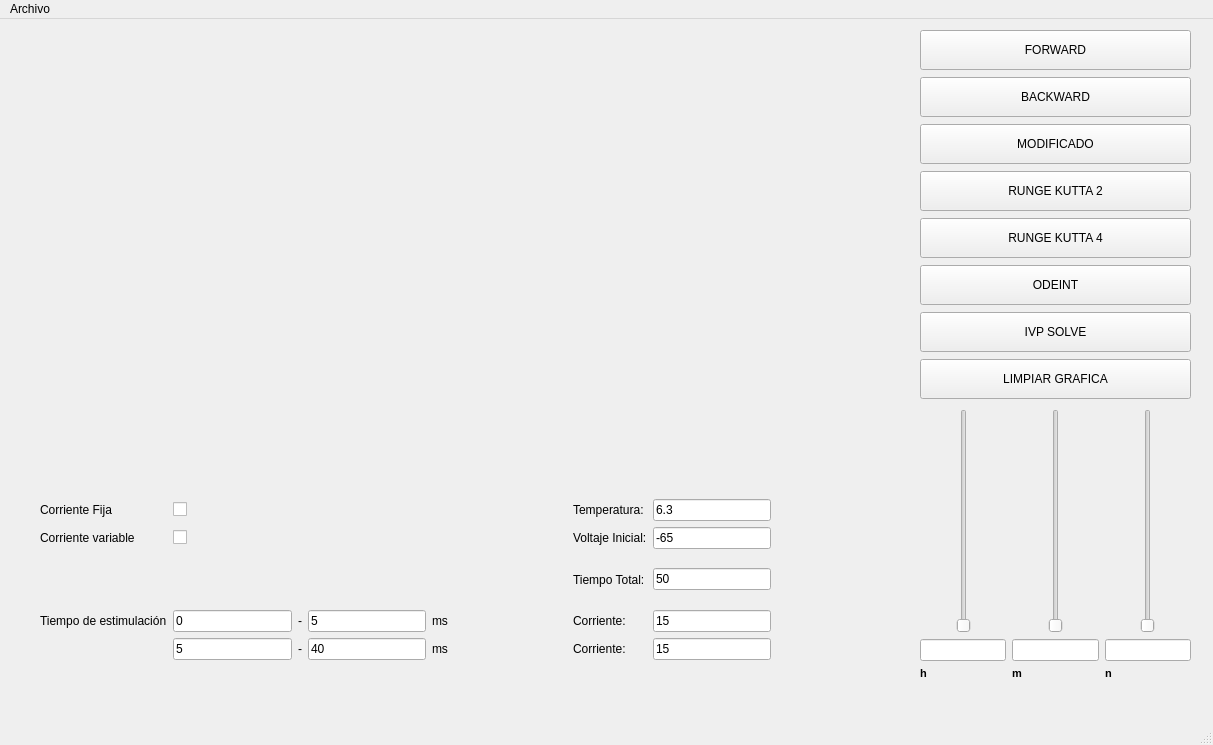
<?xml version="1.0" encoding="UTF-8"?>
<ui version="4.0">
 <class>MainWindow</class>
 <widget class="QMainWindow" name="MainWindow">
  <property name="geometry">
   <rect>
    <x>0</x>
    <y>0</y>
    <width>1213</width>
    <height>745</height>
   </rect>
  </property>
  <property name="windowTitle">
   <string>MainWindow</string>
  </property>
  <widget class="QWidget" name="centralwidget">
   <widget class="QWidget" name="layoutWidget">
    <property name="geometry">
     <rect>
      <x>920</x>
      <y>10</y>
      <width>271</width>
      <height>371</height>
     </rect>
    </property>
    <layout class="QVBoxLayout" name="verticalLayout">
     <item>
      <widget class="QPushButton" name="BotonFOR">
       <property name="minimumSize">
        <size>
         <width>40</width>
         <height>40</height>
        </size>
       </property>
       <property name="cursor">
        <cursorShape>PointingHandCursor</cursorShape>
       </property>
       <property name="text">
        <string>FORWARD</string>
       </property>
      </widget>
     </item>
     <item>
      <widget class="QPushButton" name="BotonBAC">
       <property name="minimumSize">
        <size>
         <width>40</width>
         <height>40</height>
        </size>
       </property>
       <property name="font">
        <font>
         <underline>false</underline>
         <strikeout>false</strikeout>
        </font>
       </property>
       <property name="cursor">
        <cursorShape>PointingHandCursor</cursorShape>
       </property>
       <property name="layoutDirection">
        <enum>Qt::LeftToRight</enum>
       </property>
       <property name="text">
        <string>BACKWARD</string>
       </property>
       <property name="iconSize">
        <size>
         <width>40</width>
         <height>40</height>
        </size>
       </property>
      </widget>
     </item>
     <item>
      <widget class="QPushButton" name="BotonMOD">
       <property name="minimumSize">
        <size>
         <width>40</width>
         <height>40</height>
        </size>
       </property>
       <property name="cursor">
        <cursorShape>PointingHandCursor</cursorShape>
       </property>
       <property name="text">
        <string>MODIFICADO</string>
       </property>
      </widget>
     </item>
     <item>
      <widget class="QPushButton" name="BotonRK2">
       <property name="minimumSize">
        <size>
         <width>40</width>
         <height>40</height>
        </size>
       </property>
       <property name="cursor">
        <cursorShape>PointingHandCursor</cursorShape>
       </property>
       <property name="text">
        <string>RUNGE KUTTA 2</string>
       </property>
      </widget>
     </item>
     <item>
      <widget class="QPushButton" name="BotonRK4">
       <property name="minimumSize">
        <size>
         <width>40</width>
         <height>40</height>
        </size>
       </property>
       <property name="cursor">
        <cursorShape>PointingHandCursor</cursorShape>
       </property>
       <property name="text">
        <string>RUNGE KUTTA 4</string>
       </property>
      </widget>
     </item>
     <item>
      <widget class="QPushButton" name="BotonODE">
       <property name="minimumSize">
        <size>
         <width>40</width>
         <height>40</height>
        </size>
       </property>
       <property name="cursor">
        <cursorShape>PointingHandCursor</cursorShape>
       </property>
       <property name="text">
        <string>ODEINT</string>
       </property>
      </widget>
     </item>
     <item>
      <widget class="QPushButton" name="BotonIVP">
       <property name="minimumSize">
        <size>
         <width>40</width>
         <height>40</height>
        </size>
       </property>
       <property name="cursor">
        <cursorShape>PointingHandCursor</cursorShape>
       </property>
       <property name="text">
        <string>IVP SOLVE</string>
       </property>
      </widget>
     </item>
     <item>
      <widget class="QPushButton" name="BotonLIM">
       <property name="minimumSize">
        <size>
         <width>40</width>
         <height>40</height>
        </size>
       </property>
       <property name="cursor">
        <cursorShape>PointingHandCursor</cursorShape>
       </property>
       <property name="text">
        <string>LIMPIAR GRAFICA</string>
       </property>
      </widget>
     </item>
    </layout>
   </widget>
   <widget class="QWidget" name="layoutWidget">
    <property name="geometry">
     <rect>
      <x>10</x>
      <y>10</y>
      <width>891</width>
      <height>461</height>
     </rect>
    </property>
    <layout class="QGridLayout" name="graf">
     <item row="0" column="0">
      <widget class="grafica" name="grafica" native="true">
       <property name="minimumSize">
        <size>
         <width>0</width>
         <height>0</height>
        </size>
       </property>
       <property name="font">
        <font>
         <weight>75</weight>
         <bold>true</bold>
        </font>
       </property>
      </widget>
     </item>
    </layout>
   </widget>
   <widget class="QWidget" name="layoutWidget">
    <property name="geometry">
     <rect>
      <x>920</x>
      <y>390</y>
      <width>271</width>
      <height>271</height>
     </rect>
    </property>
    <layout class="QGridLayout" name="gridLayout_2">
     <item row="0" column="0">
      <layout class="QHBoxLayout" name="slacers">
       <item>
        <spacer name="horizontalSpacer_3">
         <property name="orientation">
          <enum>Qt::Horizontal</enum>
         </property>
         <property name="sizeHint" stdset="0">
          <size>
           <width>40</width>
           <height>20</height>
          </size>
         </property>
        </spacer>
       </item>
       <item>
        <widget class="QSlider" name="sh">
         <property name="cursor">
          <cursorShape>ClosedHandCursor</cursorShape>
         </property>
         <property name="orientation">
          <enum>Qt::Vertical</enum>
         </property>
        </widget>
       </item>
       <item>
        <spacer name="horizontalSpacer">
         <property name="orientation">
          <enum>Qt::Horizontal</enum>
         </property>
         <property name="sizeHint" stdset="0">
          <size>
           <width>40</width>
           <height>20</height>
          </size>
         </property>
        </spacer>
       </item>
       <item>
        <spacer name="horizontalSpacer_5">
         <property name="orientation">
          <enum>Qt::Horizontal</enum>
         </property>
         <property name="sizeHint" stdset="0">
          <size>
           <width>40</width>
           <height>20</height>
          </size>
         </property>
        </spacer>
       </item>
       <item>
        <widget class="QSlider" name="sm">
         <property name="cursor">
          <cursorShape>ClosedHandCursor</cursorShape>
         </property>
         <property name="orientation">
          <enum>Qt::Vertical</enum>
         </property>
        </widget>
       </item>
       <item>
        <spacer name="horizontalSpacer_2">
         <property name="orientation">
          <enum>Qt::Horizontal</enum>
         </property>
         <property name="sizeHint" stdset="0">
          <size>
           <width>40</width>
           <height>20</height>
          </size>
         </property>
        </spacer>
       </item>
       <item>
        <spacer name="horizontalSpacer_6">
         <property name="orientation">
          <enum>Qt::Horizontal</enum>
         </property>
         <property name="sizeHint" stdset="0">
          <size>
           <width>40</width>
           <height>20</height>
          </size>
         </property>
        </spacer>
       </item>
       <item>
        <widget class="QSlider" name="sn">
         <property name="cursor">
          <cursorShape>ClosedHandCursor</cursorShape>
         </property>
         <property name="orientation">
          <enum>Qt::Vertical</enum>
         </property>
        </widget>
       </item>
       <item>
        <spacer name="horizontalSpacer_4">
         <property name="orientation">
          <enum>Qt::Horizontal</enum>
         </property>
         <property name="sizeHint" stdset="0">
          <size>
           <width>40</width>
           <height>20</height>
          </size>
         </property>
        </spacer>
       </item>
      </layout>
     </item>
     <item row="1" column="0">
      <layout class="QGridLayout" name="gridLayout">
       <item row="0" column="0">
        <layout class="QHBoxLayout" name="les">
         <item>
          <widget class="QLineEdit" name="leh">
           <property name="text">
            <string/>
           </property>
          </widget>
         </item>
         <item>
          <widget class="QLineEdit" name="lem"/>
         </item>
         <item>
          <widget class="QLineEdit" name="len">
           <property name="text">
            <string/>
           </property>
          </widget>
         </item>
        </layout>
       </item>
       <item row="1" column="0">
        <layout class="QHBoxLayout" name="las">
         <item>
          <widget class="QLabel" name="lah">
           <property name="font">
            <font>
             <pointsize>8</pointsize>
             <weight>75</weight>
             <bold>true</bold>
            </font>
           </property>
           <property name="layoutDirection">
            <enum>Qt::LeftToRight</enum>
           </property>
           <property name="autoFillBackground">
            <bool>false</bool>
           </property>
           <property name="text">
            <string>h</string>
           </property>
           <property name="margin">
            <number>10</number>
           </property>
           <property name="indent">
            <number>-1</number>
           </property>
          </widget>
         </item>
         <item>
          <widget class="QLabel" name="lam">
           <property name="font">
            <font>
             <pointsize>8</pointsize>
             <weight>75</weight>
             <bold>true</bold>
            </font>
           </property>
           <property name="text">
            <string>m</string>
           </property>
           <property name="margin">
            <number>10</number>
           </property>
           <property name="indent">
            <number>-1</number>
           </property>
          </widget>
         </item>
         <item>
          <widget class="QLabel" name="lan">
           <property name="font">
            <font>
             <pointsize>8</pointsize>
             <weight>75</weight>
             <bold>true</bold>
            </font>
           </property>
           <property name="text">
            <string>n</string>
           </property>
           <property name="margin">
            <number>10</number>
           </property>
           <property name="indent">
            <number>-1</number>
           </property>
          </widget>
         </item>
        </layout>
       </item>
      </layout>
     </item>
    </layout>
   </widget>
   <widget class="QWidget" name="layoutWidget">
    <property name="geometry">
     <rect>
      <x>40</x>
      <y>480</y>
      <width>731</width>
      <height>161</height>
     </rect>
    </property>
    <layout class="QGridLayout" name="gridLayout_4">
     <item row="3" column="2">
      <widget class="QLabel" name="label_6">
       <property name="text">
        <string>-</string>
       </property>
      </widget>
     </item>
     <item row="3" column="1">
      <widget class="QLineEdit" name="t10">
       <property name="text">
        <string>0</string>
       </property>
      </widget>
     </item>
     <item row="3" column="3">
      <widget class="QLineEdit" name="t1f">
       <property name="text">
        <string>5</string>
       </property>
      </widget>
     </item>
     <item row="3" column="0">
      <widget class="QLabel" name="te_la">
       <property name="text">
        <string>Tiempo de estimulación</string>
       </property>
      </widget>
     </item>
     <item row="3" column="7">
      <widget class="QLineEdit" name="c1">
       <property name="text">
        <string>15</string>
       </property>
      </widget>
     </item>
     <item row="5" column="4">
      <widget class="QLabel" name="ms2">
       <property name="text">
        <string>ms</string>
       </property>
      </widget>
     </item>
     <item row="5" column="2">
      <widget class="QLabel" name="label_5">
       <property name="text">
        <string>-</string>
       </property>
      </widget>
     </item>
     <item row="5" column="7">
      <widget class="QLineEdit" name="c2">
       <property name="text">
        <string>15</string>
       </property>
      </widget>
     </item>
     <item row="3" column="5">
      <spacer name="horizontalSpacer_7">
       <property name="orientation">
        <enum>Qt::Horizontal</enum>
       </property>
       <property name="sizeHint" stdset="0">
        <size>
         <width>40</width>
         <height>20</height>
        </size>
       </property>
      </spacer>
     </item>
     <item row="0" column="6">
      <widget class="QLabel" name="temp_la">
       <property name="text">
        <string>Temperatura:</string>
       </property>
      </widget>
     </item>
     <item row="0" column="1">
      <widget class="QCheckBox" name="cBoxFIJA">
       <property name="cursor">
        <cursorShape>PointingHandCursor</cursorShape>
       </property>
       <property name="text">
        <string/>
       </property>
      </widget>
     </item>
     <item row="0" column="7">
      <widget class="QLineEdit" name="temp_val">
       <property name="text">
        <string>6.3</string>
       </property>
      </widget>
     </item>
     <item row="3" column="4">
      <widget class="QLabel" name="ms1">
       <property name="text">
        <string>ms</string>
       </property>
      </widget>
     </item>
     <item row="5" column="6">
      <widget class="QLabel" name="c2_la">
       <property name="text">
        <string>Corriente:</string>
       </property>
      </widget>
     </item>
     <item row="5" column="3">
      <widget class="QLineEdit" name="t2f">
       <property name="text">
        <string>40</string>
       </property>
      </widget>
     </item>
     <item row="1" column="0">
      <widget class="QLabel" name="label_2">
       <property name="text">
        <string>Corriente variable</string>
       </property>
      </widget>
     </item>
     <item row="0" column="0">
      <widget class="QLabel" name="label">
       <property name="text">
        <string>Corriente Fija              </string>
       </property>
      </widget>
     </item>
     <item row="1" column="1">
      <widget class="QCheckBox" name="cBoxVARI">
       <property name="cursor">
        <cursorShape>PointingHandCursor</cursorShape>
       </property>
       <property name="text">
        <string/>
       </property>
      </widget>
     </item>
     <item row="5" column="1">
      <widget class="QLineEdit" name="t20">
       <property name="text">
        <string>5</string>
       </property>
      </widget>
     </item>
     <item row="2" column="3">
      <spacer name="verticalSpacer">
       <property name="orientation">
        <enum>Qt::Vertical</enum>
       </property>
       <property name="sizeHint" stdset="0">
        <size>
         <width>20</width>
         <height>40</height>
        </size>
       </property>
      </spacer>
     </item>
     <item row="1" column="7">
      <widget class="QLineEdit" name="v0_val">
       <property name="text">
        <string>-65</string>
       </property>
      </widget>
     </item>
     <item row="1" column="6">
      <widget class="QLabel" name="v0_la">
       <property name="text">
        <string>Voltaje Inicial:</string>
       </property>
      </widget>
     </item>
     <item row="2" column="6">
      <widget class="QLabel" name="label_9">
       <property name="text">
        <string>Tiempo Total:</string>
       </property>
      </widget>
     </item>
     <item row="2" column="7">
      <widget class="QLineEdit" name="tt_val">
       <property name="text">
        <string>50</string>
       </property>
      </widget>
     </item>
     <item row="3" column="6">
      <widget class="QLabel" name="c1_la">
       <property name="text">
        <string>Corriente:</string>
       </property>
      </widget>
     </item>
    </layout>
   </widget>
   <widget class="QLabel" name="imagen">
    <property name="geometry">
     <rect>
      <x>784</x>
      <y>490</y>
      <width>111</width>
      <height>151</height>
     </rect>
    </property>
    <property name="text">
     <string> </string>
    </property>
   </widget>
  </widget>
  <widget class="QMenuBar" name="menubar">
   <property name="geometry">
    <rect>
     <x>0</x>
     <y>0</y>
     <width>1213</width>
     <height>26</height>
    </rect>
   </property>
   <widget class="QMenu" name="menuARCHIVO">
    <property name="title">
     <string>Archivo</string>
    </property>
    <addaction name="separator"/>
    <addaction name="actionIm"/>
    <addaction name="actionEx"/>
   </widget>
   <addaction name="menuARCHIVO"/>
  </widget>
  <widget class="QStatusBar" name="statusbar"/>
  <action name="actionIm">
   <property name="text">
    <string>Importar Datos</string>
   </property>
  </action>
  <action name="actionEx">
   <property name="text">
    <string>Exportar Datos</string>
   </property>
  </action>
 </widget>
 <customwidgets>
  <customwidget>
   <class>grafica</class>
   <extends>QWidget</extends>
   <header location="global">grafica.h</header>
   <container>1</container>
  </customwidget>
 </customwidgets>
 <resources/>
 <connections/>
</ui>
